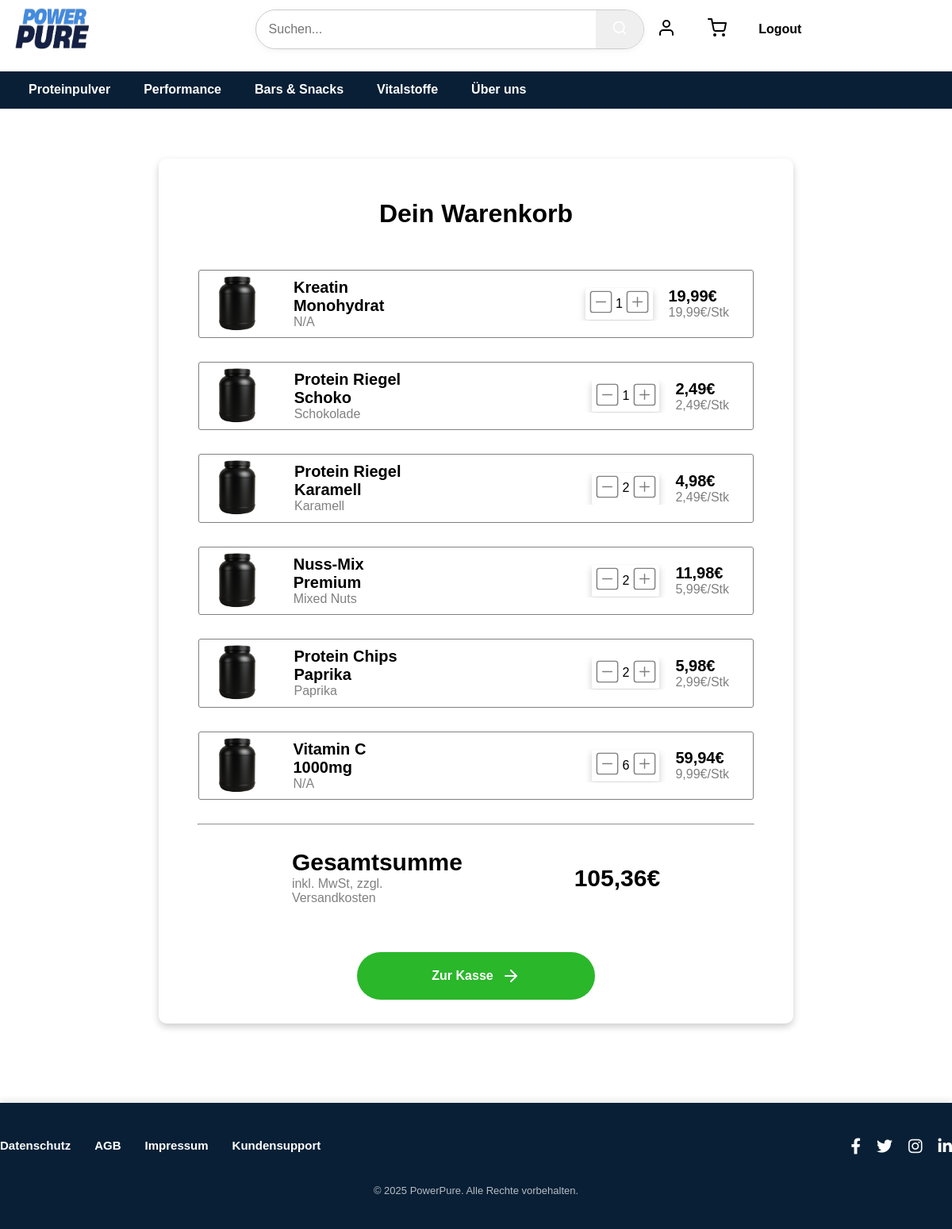
/cart/show (signed in), run on the app's committed database.
### tables this page shows
CREATE TABLE `Products` (
                            `product_id` int(11) NOT NULL,
                            `product_name` varchar(200) NOT NULL,
                            `price` decimal(10,2) NOT NULL,
                            `category_id` int(11) NOT NULL,
                            `inventory` int(11) NOT NULL DEFAULT 0,
                            `units_sold` int(11) NOT NULL DEFAULT 0,
                            `flavour` varchar(50) DEFAULT NULL,
                            `size` varchar(50) DEFAULT NULL,
                            `description_short` varchar(500) DEFAULT NULL,
                            `description_long` text DEFAULT NULL,
                            `asset_path` varchar(255) DEFAULT NULL
);

### src/controllers/CartController.php (called while the page is built, shortened)
<?php
require_once 'src/models/CartModel.php';
require_once 'src/views/CartView.php';
class CartController extends Controller {
    private $model;
    private $view;
    public function __construct($db)
    {
        $this->model = new CartModel($db);
        $this->view = new CartView();
    }
    public function show()
    {
        $cartData = $this->model->resolveSessionCart($_SESSION['cart']);
        $title = 'Dein Warenkorb';
        $this->view->set_title($title);
        $this->view->add_css('shopping_cart/shopping_cart.css');
        $this->view->add_js('cart/cart.js');
        $data = $this->mergeData([
            'cartItems' => $cartData['items'],
            'total' => $cartData['total']
        ]);
        $this->view->render_html('cart', $data);
    }
}

### src/models/Model.php (called while the page is built, shortened)
<?php
abstract class Model {
    function __construct($db) {
        $this->conn = $db;
    }
}

### src/models/CartModel.php (called while the page is built, shortened)
<?php
require_once 'Model.php';
class CartModel extends Model {
    public function resolveSessionCart(array $sessionCart) {
        $ids = array_keys($sessionCart);
        $placeholders = implode(',', array_fill(0, count($ids), '?'));
        $sql = "SELECT product_id, product_name, price, inventory, asset_path, flavour
                FROM Products
                WHERE product_id IN ($placeholders)";
        $stmt = $this->conn->prepare($sql);
        $stmt->execute($ids);
        $products = $stmt->fetchAll(PDO::FETCH_ASSOC);
        $items = [];
        $grandTotal = 0.0;
        foreach ($products as $product) {
            $pId = $product['product_id'];
            $amount = $sessionCart[$pId] ?? 0;
            $product['product_amount'] = $amount;
            $lineTotal = $product['price'] * $amount;
            $grandTotal += $lineTotal;
            $items[] = $product;
        }
        return [
            'items' => $items,
            'total' => $grandTotal
        ];
    }
}

### config/config.php (called while the page is built, shortened)
<?php
class Database
{
    private $host = 'localhost';
    private $db_name = 'sport_shop';
    private $username = 'root';
    private $password = '';
    private $conn;
    public function connect()
    {
        $this->conn = null;
        try{
            $this->conn = new PDO("mysql:host=$this->host;dbname=$this->db_name", $this->username, $this->password);
            $this->conn->setAttribute(PDO::ATTR_ERRMODE, PDO::ERRMODE_EXCEPTION);
        }catch(PDOException $e){
            echo "Connection Error: ".$e->getMessage();
        }
        return $this->conn;
    }
    public function prepare($sql) {
        return $this->conn->prepare($sql);
    }
}

### src/controllers/helpers/url.php (called while the page is built, shortened)
<?php
function asset_url(string $path): string
{
    $base = rtrim(BASE_URL, '/');
    return $base . '/' . $path;
}

### src/views/CartView.php (the view, shortened to what this page needs)
<?php
require_once 'mainView.php';
class CartView extends mainView {
    private static function formatPrice($price) {
        return number_format($price, 2, ',', '.') . '€';
    }
    public static function cart($data) {
        $cartItems = $data['cartItems'] ?? [];
        if (empty($cartItems)):?>
            <section class="shopping_cart">
                <div class="shopping_cart_items">
                    <h1>Dein Warenkorb ist leer.</h1>
                    <a href="<?= BASE_URL ?>">Hier geht's zum Shop</a>
                </div>
            </section>
        <?php else: ?>
            <section class="shopping_cart">
                <div class="shopping_cart_items">
                    <h1>Dein Warenkorb</h1>
                    <?php foreach ($cartItems as $item):
                        $rowPrice = $item['price'] * $item['product_amount'];
                    ?>
                        <div class="item_wrapper">
                            <div class="top_group">
                                <a href="<?= BASE_URL ?>/product/show/<?= $item['product_id'] ?>">
                                    <img
                                    src="<?= htmlspecialchars(asset_url($item['asset_path'] ?? 'assets/images/placeholder.png')) ?>"
                                    alt="<?= htmlspecialchars($item['product_name']) ?>"
                                    />
                                </a>
                                <article class="product_details">
                                    <a href="<?= BASE_URL ?>/product/detail/<?= $item['product_id'] ?>">
                                        <h2><?= htmlspecialchars($item['product_name']) ?></h2>
                                    </a>
                                    <p><?= htmlspecialchars($item['flavour'] ?? 'N/A') ?></p>
                                </article>
                            </div>
                            <div class="bottom_group">
                                <div class="change_amount_button">
                                    <form action="<?= BASE_URL ?>/cart/remove" class="cart_form" method="POST">
                                        <button type="submit" class="reduce_amount_button">
                                            <svg xmlns="http://www.w3.org/2000/svg" width="35" height="35" viewBox="0 0 24 24" fill="none"
                                                stroke="grey" stroke-width="1" stroke-linecap="round" stroke-linejoin="round"
                                                class="feather feather-minus-square">
                                                <rect x="3" y="3" width="18" height="18" rx="2" ry="2"></rect>
                                                <line x1="8" y1="12" x2="16" y2="12"></line>
                                            </svg>
                                        </button>
                                    </form>
                                    <span id="product_amount"><?= $item['product_amount'] ?></span>
                                    <form action="<?= BASE_URL ?>/cart/add" class="cart_form" method="POST">
                                        <button type="submit" class="add_button">
                                        </button>
                                    </form>
                                </div>
                                <article class="price_information">
                                    <h2><?= self::formatPrice($rowPrice) ?></h2>
                                    <p><?= self::formatPrice($item['price']) ?>/Stk</p>
                                </article>
                            </div>
                        </div>
                    <?php endforeach; ?>
                    <hr />
                    <div class="total_sum">
                        <article>
                            <h2>Gesamtsumme</h2>
                            <p>inkl. MwSt, zzgl. Versandkosten</p>
                        </article>
                        <h1 class="total_price_display"><?= self::formatPrice($data['total']) ?></h1>
                    </div>
                    <a href="<?= BASE_URL ?>/order/checkout" class="checkout_button">
                        <span class="checkout_button_content">
                            Zur Kasse
                            <svg
                                xmlns="http://www.w3.org/2000/svg"
                                width="24"
                                height="24"
                                viewBox="0 0 24 24"
                                fill="none"
                                stroke="white"
                                stroke-width="2"
                                stroke-linecap="round"
                                stroke-linejoin="round"
                                class="feather feather-arrow-right"
                            >
                                <line x1="5" y1="12" x2="19" y2="12"></line>
                                <polyline points="12 5 19 12 12 19"></polyline>
                            </svg>
                        </span>
                    </a>
                </div>
            </section>
        <?php endif;
    }
}

### static/css/general_settings/color_scheme.css (style rules this page uses)
:root { --color-primary: #418ce3; --color-secondary: #081f35; --color-accent: #081f35; --color-bg-light: #f9fafb; --color-bg-dark: #111827; --color-text: #111827; --color-text-secondary: #6b7280; --color-success: #22c55e; --color-danger: #ef4444; font-family: Arial, sans-serif; --header-height: 100px; --footer-height: 100px; --page-padding: 24px; }
*, *::before, *::after { margin: 0; padding: 0; box-sizing: border-box; }
html, body { height: 100%; display: flex; flex-direction: column; }
h1, h2, h3, h4, h5, h6, a { font-family: "Franklin Gothic Medium", "Franklin Gothic", "Franklin Gothic Demi", sans-serif; font-weight: bold; }

### static/css/index.css/header.css (style rules this page uses)
:root { --header-offset: 0px; }
html { scroll-padding-top: var(--header-offset); }
nav { background-color: var(--color-accent); width: 100%; }
nav ul { list-style-type: none; margin-left: 20px; padding: 0; display: flex; align-items: center; gap: 10px; }
nav ul li { position: relative; }
nav ul li a { display: block; color: white; padding: 14px 16px; text-decoration: none; transition: background-color 0.3s ease, color 0.3s ease; }

### static/css/index.css/footer.css (style rules this page uses)
footer { background-color: var( --color-secondary ); color: white; padding: 40px 0; font-size: 15px; box-shadow: 0 -3px 8px rgba(0, 0, 0, 0.1); width: 100%; flex-shrink: 0; position: relative; }
html, body { height: 100%; }
.footer-inner { max-width: 1200px; margin: 0 auto; display: flex; justify-content: space-between; align-items: center; padding-bottom: 15px; }
.footer-nav ul { list-style: none; padding: 0; margin: 0; display: flex; gap: 30px; }
.footer-nav ul li a { color: #fff; text-decoration: none; font-weight: 600; font-size: 15px; transition: color 0.3s ease; border-bottom: 2px solid transparent; padding: 5px 0; }
.footer-social { display: flex; }
.footer-social a { color: #fff; font-size: 20px; margin-left: 20px; transition: color 0.3s ease; display: inline-flex; align-items: center; text-decoration: none; }
.footer-copy { text-align: center; margin-top: 20px; font-size: 13px; opacity: 0.7; }

### static/css/shopping_cart/shopping_cart.css (style rules this page uses)
.shopping_cart { width: 100%; max-width: 800px; margin: 0 auto; padding: 0 1rem; box-sizing: border-box; }
.shopping_cart { flex-direction: column; display: flex; justify-content: center; align-items: center; margin-bottom: 20px; width: 100%; max-width: 800px; margin-left: auto; margin-right: auto; box-shadow: 0 4px 10px rgba(0, 0, 0, 0.2); border-radius: 10px; margin-top: 0; height: auto; min-height: 0; padding-top: 20px; padding-bottom: 20px; }
.shopping_cart_items { display: flex; align-items: center; flex-direction: column; width: 100%; max-width: 700px; gap: 30px; margin: 10px; }
.item_wrapper { display: flex; flex-direction: row; align-items: center; justify-content: space-between; width: 100%; max-width: 700px; height: auto; border: 1px solid grey; border-radius: 3px; }
.top_group { display: flex; flex-direction: row; align-items: center; gap: 30px; }
.bottom_group { display: flex; flex-direction: row; margin-right: 30px; align-items: center; gap: 20px; max-width: 100%; overflow: hidden; }
.item_wrapper img { margin-left: 10%; height: 80px; width: 80px; border-radius: 5%; }
.product_details { margin-left: 3%; }
a { text-decoration: none; color: black; }
article p { color: grey; }
.change_amount_button { display: flex; align-items: center; justify-content: space-around; height: 40px; width: 100px; margin-left: 8%; border-radius: 5%; box-shadow: 0 4px 10px rgba(0, 0, 0, 0.2); }
.change_amount_button svg { border-radius: 10%; }
.bottom_group form { width: 100%; background-color: transparent; }
.bottom_group button { cursor: pointer; border: none; background-color: transparent; width: 100%; }
hr { color: gray; width: 100%; max-width: 700px; }
.total_sum { display: flex; width: 100%; max-width: 670px; height: 100px; margin-left: 5%; margin-right: 5%; justify-content: space-around; }
.total_sum article { max-width: 150px; }
.total_sum h1 { color: black; font-size: clamp(18px, 4vw, 30px); }
.item_wrapper h2 { font-size: clamp(18px, 4vw, 20px); }
h2 { font-size: clamp(18px, 4vw, 30px); }
.checkout_button { display: inline-flex; align-items: center; justify-content: center; width: 90%; max-width: 300px; height: 60px; border-radius: 50px; border: none; background-color: hsl(120, 63%, 44%); }
.checkout_button_content { display: flex; color: white; justify-content: center; align-items: center; gap: 10px; }

### data on the page
products: asset_path (picture), product_name "Kreatin Monohydrat", flavour "N/A", product_amount "1", price "19,99€"
products: asset_path (picture), product_name "Protein Riegel Schoko", flavour "Schokolade", product_amount "1", price "2,49€"
products: asset_path (picture), product_name "Protein Riegel Karamell", flavour "Karamell", product_amount "2", price "4,98€", price "2,49€"
products: asset_path (picture), product_name "Nuss-Mix Premium", flavour "Mixed Nuts", product_amount "2", price "11,98€", price "5,99€"
products: asset_path (picture), product_name "Protein Chips Paprika", flavour "Paprika", product_amount "2", price "5,98€", price "2,99€"
products: asset_path (picture), product_name "Vitamin C 1000mg", flavour "N/A", product_amount "6", price "59,94€", price "9,99€"

### other printed values
$category['name'] "Proteinpulver"
$category['name'] "Performance"
$category['name'] "Bars & Snacks"
$category['name'] "Vitalstoffe"
self::formatPrice($data['total']) "105,36€"
